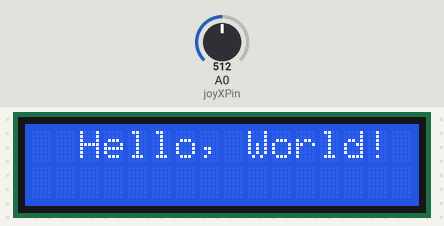
Simulated run of this sketch. Board: Arduino Uno, built with avr-gcc and run on an emulated ATmega328P. Shown: 16×2 character LCD. The inputs (shaded band) are chosen by the test bench; at power-on: A0 (joyXPin) = 512.

Above: at 1.2 s.
1.3 s: A0 (joyXPin) set to 900
At 1.48 s:
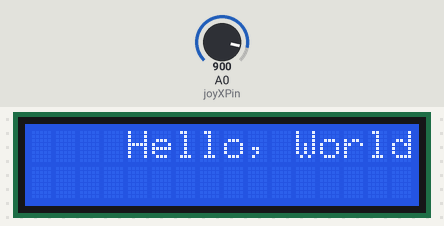
At 2.51 s:
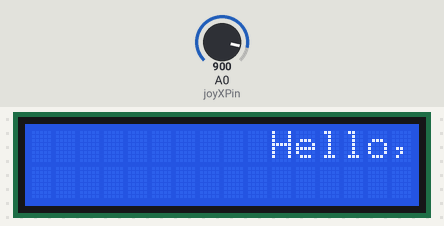
3.4 s: A0 (joyXPin) set to 877
At 4.05 s:
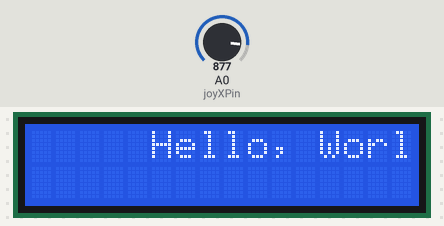
4.9 s: A0 (joyXPin) set to 716
6.4 s: A0 (joyXPin) set to 511
9.4 s: A0 (joyXPin) set to 716
At 11.81 s:
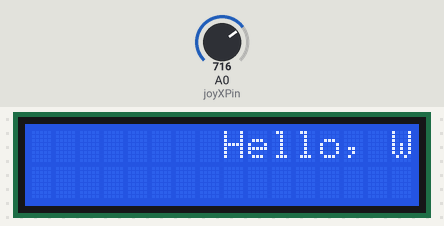

Measured:
- the behaviour switches between 895 and 894 on A0 (joyXPin) (found by bisection; images 2 and 3)

The sketch:

scrolllefttorightJOYSTICK.ino
```cpp
#include <Wire.h>
#include <LiquidCrystal_I2C.h>

// Set the LCD address to 0x27 for a 16 chars and 2 line display
LiquidCrystal_I2C lcd(0x27, 16, 2);

// Joystick connections
const int joyXPin = A0; // Joystick X-axis analog pin
const int joyYPin = A1; // Joystick Y-axis analog pin

// Message to be scrolled
const char message[] = "Hello, World! ";

// Interval for scrolling in milliseconds
const unsigned long defaultScrollInterval = 250; // Default scrolling interval
unsigned long scrollInterval = defaultScrollInterval;

// Length of the message
int messageLength;

// Current position of scrolling
int scrollPosition = 0;

void setup() {
  // Initialize the LCD
  lcd.init();

  // Turn on the backlight
  lcd.backlight();

  // Print a message to the LCD
  lcd.setCursor(0, 0);
  lcd.print(message);

  messageLength = strlen(message);
}

void loop() {
  // Read the X-axis value of the joystick
  int joyX = analogRead(joyXPin);

  // Map the joystick X-axis value to the scroll interval
  scrollInterval = map(joyX, 0, 1023, defaultScrollInterval * 2, defaultScrollInterval / 2);

  unsigned long currentMillis = millis(); // Get the current time

  // Check if it's time to update the scroll position
  if (currentMillis % scrollInterval == 0) {
    // Clear the display
    lcd.clear();

    // Set the cursor position for scrolling
    int startPos = scrollPosition;
    for (int i = 0; i < 16; i++) {
      lcd.setCursor(i, 0);
      if (startPos + i >= 0 && startPos + i < messageLength) {
        lcd.print(message[startPos + i]);
      } else {
        lcd.print(" ");
      }
    }

    // Increment the scroll position
    scrollPosition--;
    if (scrollPosition <= -messageLength) {
      scrollPosition = 0; // Reset scroll position
    }
  }
}
```
